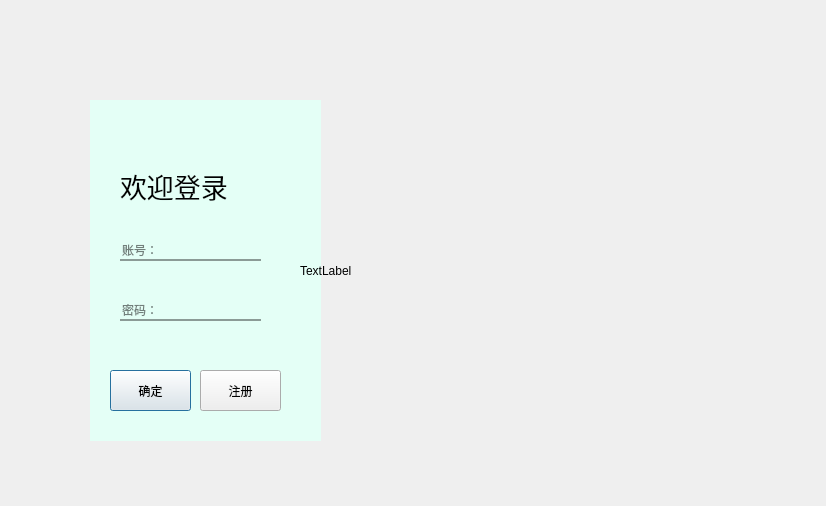
<?xml version="1.0" encoding="UTF-8"?>
<ui version="4.0">
 <class>LoginWin</class>
 <widget class="QDialog" name="LoginWin">
  <property name="geometry">
   <rect>
    <x>0</x>
    <y>0</y>
    <width>826</width>
    <height>506</height>
   </rect>
  </property>
  <property name="windowTitle">
   <string>Dialog</string>
  </property>
  <widget class="QLabel" name="left">
   <property name="geometry">
    <rect>
     <x>90</x>
     <y>100</y>
     <width>231</width>
     <height>341</height>
    </rect>
   </property>
   <property name="styleSheet">
    <string notr="true">background-color: rgb(228, 255, 246);</string>
   </property>
   <property name="text">
    <string/>
   </property>
  </widget>
  <widget class="QLabel" name="right">
   <property name="geometry">
    <rect>
     <x>300</x>
     <y>100</y>
     <width>431</width>
     <height>341</height>
    </rect>
   </property>
   <property name="styleSheet">
    <string notr="true">background-image: url(:/images/2.jpg);</string>
   </property>
   <property name="text">
    <string>TextLabel</string>
   </property>
  </widget>
  <widget class="QLabel" name="welcome">
   <property name="geometry">
    <rect>
     <x>120</x>
     <y>160</y>
     <width>151</width>
     <height>51</height>
    </rect>
   </property>
   <property name="font">
    <font>
     <family>幼圆</family>
     <pointsize>20</pointsize>
    </font>
   </property>
   <property name="text">
    <string>欢迎登录</string>
   </property>
  </widget>
  <widget class="QLineEdit" name="user">
   <property name="geometry">
    <rect>
     <x>120</x>
     <y>240</y>
     <width>141</width>
     <height>21</height>
    </rect>
   </property>
   <property name="styleSheet">
    <string notr="true">border:none;
background-color: rgb(228, 255, 246);
border-bottom:2px solid rgba(0,0,0,100);</string>
   </property>
   <property name="placeholderText">
    <string>账号：</string>
   </property>
  </widget>
  <widget class="QLineEdit" name="passwd">
   <property name="geometry">
    <rect>
     <x>120</x>
     <y>300</y>
     <width>141</width>
     <height>21</height>
    </rect>
   </property>
   <property name="styleSheet">
    <string notr="true">border:none;
background-color: rgb(228, 255, 246);
border-bottom:2px solid rgba(0,0,0,100);</string>
   </property>
   <property name="placeholderText">
    <string>密码：</string>
   </property>
  </widget>
  <widget class="QPushButton" name="login">
   <property name="geometry">
    <rect>
     <x>110</x>
     <y>370</y>
     <width>81</width>
     <height>41</height>
    </rect>
   </property>
   <property name="text">
    <string>确定</string>
   </property>
  </widget>
  <widget class="QPushButton" name="register_2">
   <property name="geometry">
    <rect>
     <x>200</x>
     <y>370</y>
     <width>81</width>
     <height>41</height>
    </rect>
   </property>
   <property name="text">
    <string>注册</string>
   </property>
  </widget>
 </widget>
 <resources>
  <include location="res.qrc"/>
 </resources>
 <connections/>
</ui>
